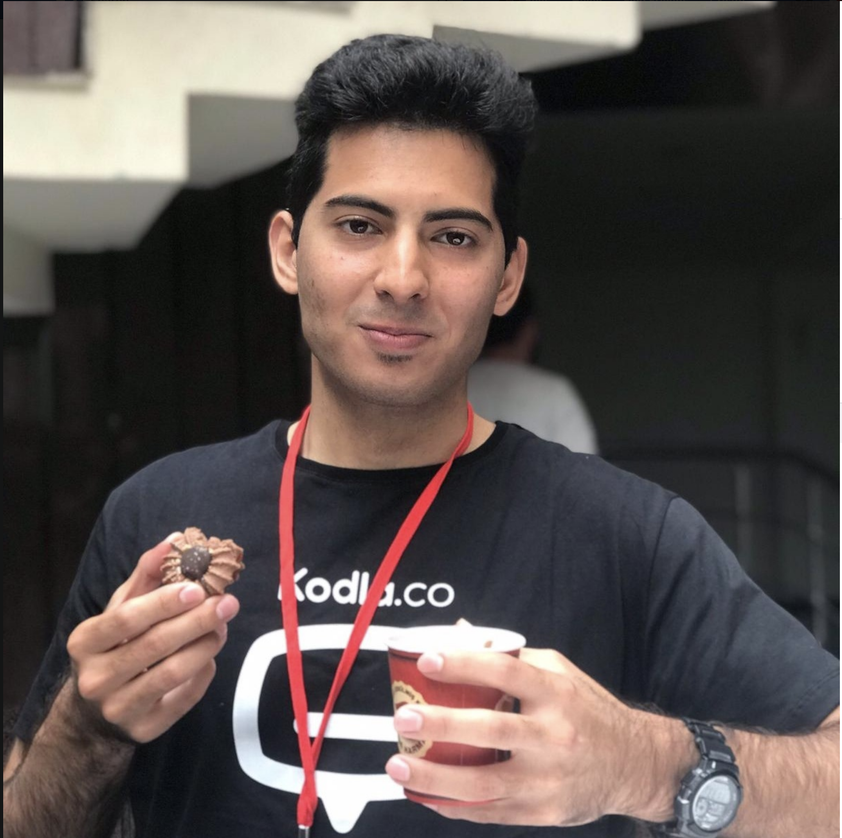
#> input picture enes.png, 842 x 838 px, shrunk from 1582 x 1574 before the run
$ python 69_eye_detection.py
#> lines starting #> are read from the running program, lines starting #| are printed output that depends on the picture
import cv2 as cv


face_cascade = cv.CascadeClassifier('haarcascade_frontalcatface_extended.xml')
eye_cascade = cv.CascadeClassifier('haarcascade_eye_tree_eyeglasses.xml')
smile_cascade = cv.CascadeClassifier('haarcascade_smile.xml')

image = cv.imread('enes.png')
#> image is the input picture: shape (838, 842, 3); mean B, G, R 79.5, 82.7, 93.1
gray = cv.cvtColor(image, cv.COLOR_BGR2GRAY)
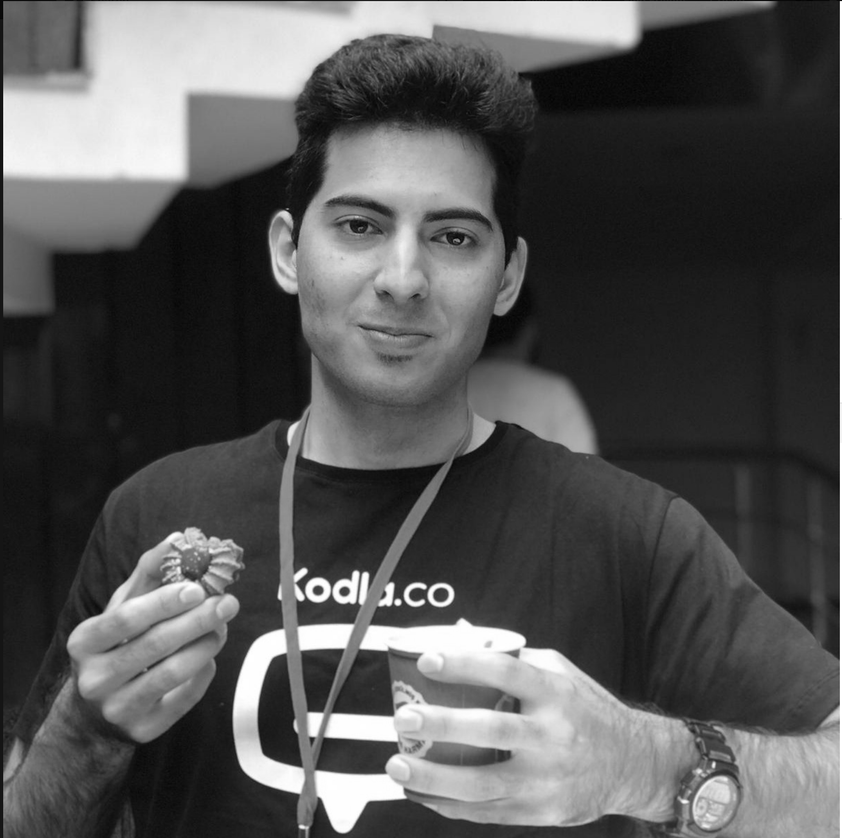
#> gray: shape (838, 842); min 3, max 255, mean 85.4

faces = face_cascade.detectMultiScale(image=gray, scaleFactor=1.02, minNeighbors=2, minSize=(200, 200))
#> faces = ()


for (x, y, width, height) in faces :

    cv.rectangle(image, (x, y), (x+width, y+height), (0, 255, 0), 3, cv.LINE_8)
    cv.putText(image, 'face', (x, y-10), cv.FONT_HERSHEY_SIMPLEX, 0.7, (0, 0, 255), 2)

    roi_eye_gray = gray[y:y+height, x:x+width]
    roi_eye_color = image[y:y+height, x:x+width]
    eyes = eye_cascade.detectMultiScale(roi_eye_gray)

    for (ex, ey, ew, eh) in eyes :
        cv.rectangle(roi_eye_color, (ex, ey), (ex+ew, ey+eh), (0, 255, 0), 4, cv.LINE_8)
        cv.putText(roi_eye_color, 'eye', (ex, ey - 10), cv.FONT_HERSHEY_SIMPLEX, 0.7, (0, 0, 255), 2)
#> this loop made 0 passes


cv.imshow('face_detection', image)

cv.waitKey(0)
cv.destroyAllWindows()
